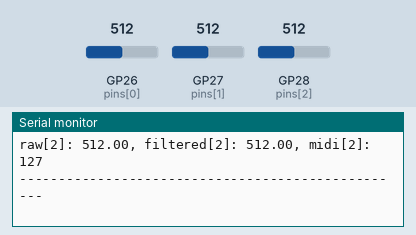
This program was run on a simulated Raspberry Pi Pico. On the bench: the last lines printed to the serial monitor. Inputs (shaded band) come from the test bench; at power-on: GP26 (pins[0]) = 512, GP27 (pins[1]) = 512, GP28 (pins[2]) = 512.

Above: at 1.2 s.
1.3 s: GP26 (pins[0]) set to 716
2.8 s: GP27 (pins[1]) set to 716
At 3.4 s:
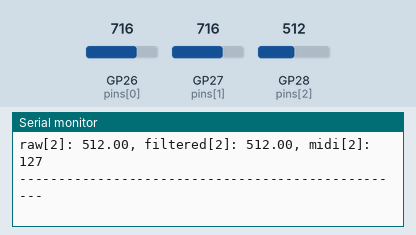
4.3 s: GP28 (pins[2]) set to 716
At 4.9 s:
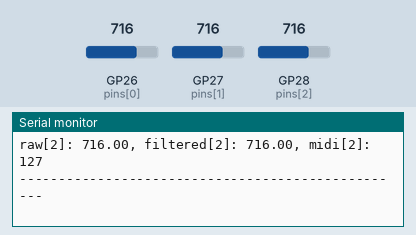
5.8 s: GP26 (pins[0]) set to 900
Timing chart, 0 to 7.3 s (numbered marks = the images above; inputs shaded):
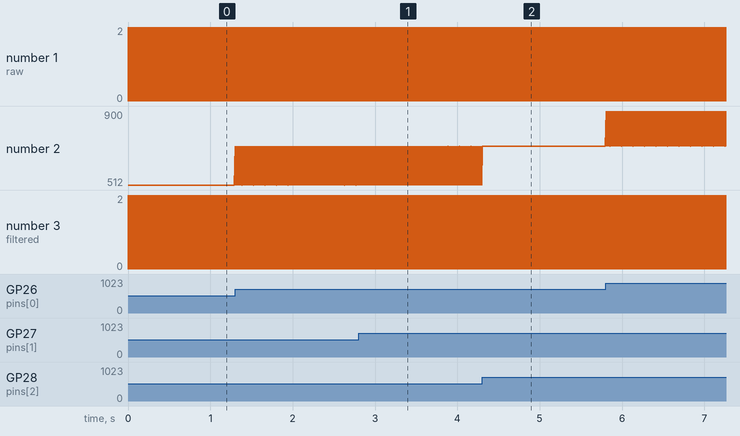

The program:

main.cpp
```cpp
#include <Arduino.h>
#include "util.hpp"

#define SerialMidi Serial2

/**
 * Setup midi connection
 */
void setup()
{
    SerialMidi.setTX(4);
    SerialMidi.setRX(5);
    SerialMidi.begin(31250);
}

/**
 * The smoothing factor for the pressure values.
 */
const float SMOOTHING_FACTOR = 0.5f;

float pins[3] = {A0, A1, A2};
int midi_channels[3] = {20, 21, 22};

float filtered[3] = {0.0f, 0.0f, 0.0f};
float pressure[3] = {0.0f, 0.0f, 0.0f};

// Hard code ranges for now
float min_bounds[3] = {130.0f, 40.0f, 50.0f};
float max_bounds[3] = {800.0f, 750.0f, 400.0f};

/**
 * Reads all pressure values and smooths them also
 */
void read_pressures()
{
    for (int i = 0; i < 3; i++)
    {
        pressure[i] = analogRead(pins[i]);
        filtered[i] += SMOOTHING_FACTOR * (pressure[i] - filtered[i]);
    }
}

/**
 * Sends all pressure values over the midi channels
 */
void send_pressures_over_midi()
{
    for (int i = 0; i < 3; i++)
    {
        // Map to midi
        uint8_t midiPressure = map_safe(
            (int)filtered[i],
            (int)min_bounds[i],
            (int)max_bounds[i],
            0,
            127);

        sendCC(midi_channels[i], midiPressure);

        Serial.print("raw[" + String(i) + "]: " + String(pressure[i]) + ", ");
        Serial.print("filtered[" + String(i) + "]: " + String(filtered[i]) + ", ");
        Serial.println("midi[" + String(i) + "]: " + String(midiPressure));
    }
    Serial.println("--------------------------------------------------");
}

/**
 * Main loop
 */
void loop()
{
    read_pressures();
    send_pressures_over_midi();
    delay(10);
}

// tip goes to TX, ring goes to power 3.3v
```

util.cpp
```cpp
#include "util.hpp"

void sendCC(uint8_t cc, uint8_t value)
{
    SerialMidi.write(0xB0);
    SerialMidi.write(cc);
    SerialMidi.write(value);
}

int map_safe(int x, int in_min, int in_max, int out_min, int out_max)
{
    if (x < in_min)
        return out_min;
    if (x > in_max)
        return out_max;
    return map(x, in_min, in_max, out_min, out_max);
}
```

util.hpp
```cpp
#ifndef UTIL_HPP
#define UTIL_HPP

#include <Arduino.h>

#define SerialMidi Serial2

/**
 * Sends a midi control change message over the midi connection
 *
 * @param cc The channel number
 * @param value The value of the control change
 */
void sendCC(uint8_t cc, uint8_t value);

/**
 * Maps an integer value from one range to another, but clamps the output to the output range.
 */
int map_safe(int x, int in_min, int in_max, int out_min, int out_max);

#endif
```

Measured:
- after the input at 2.8 s, the serial monitor: prints a new line at once (image 1)
- after the input at 4.3 s, the serial monitor: prints a new line at once (image 2)
